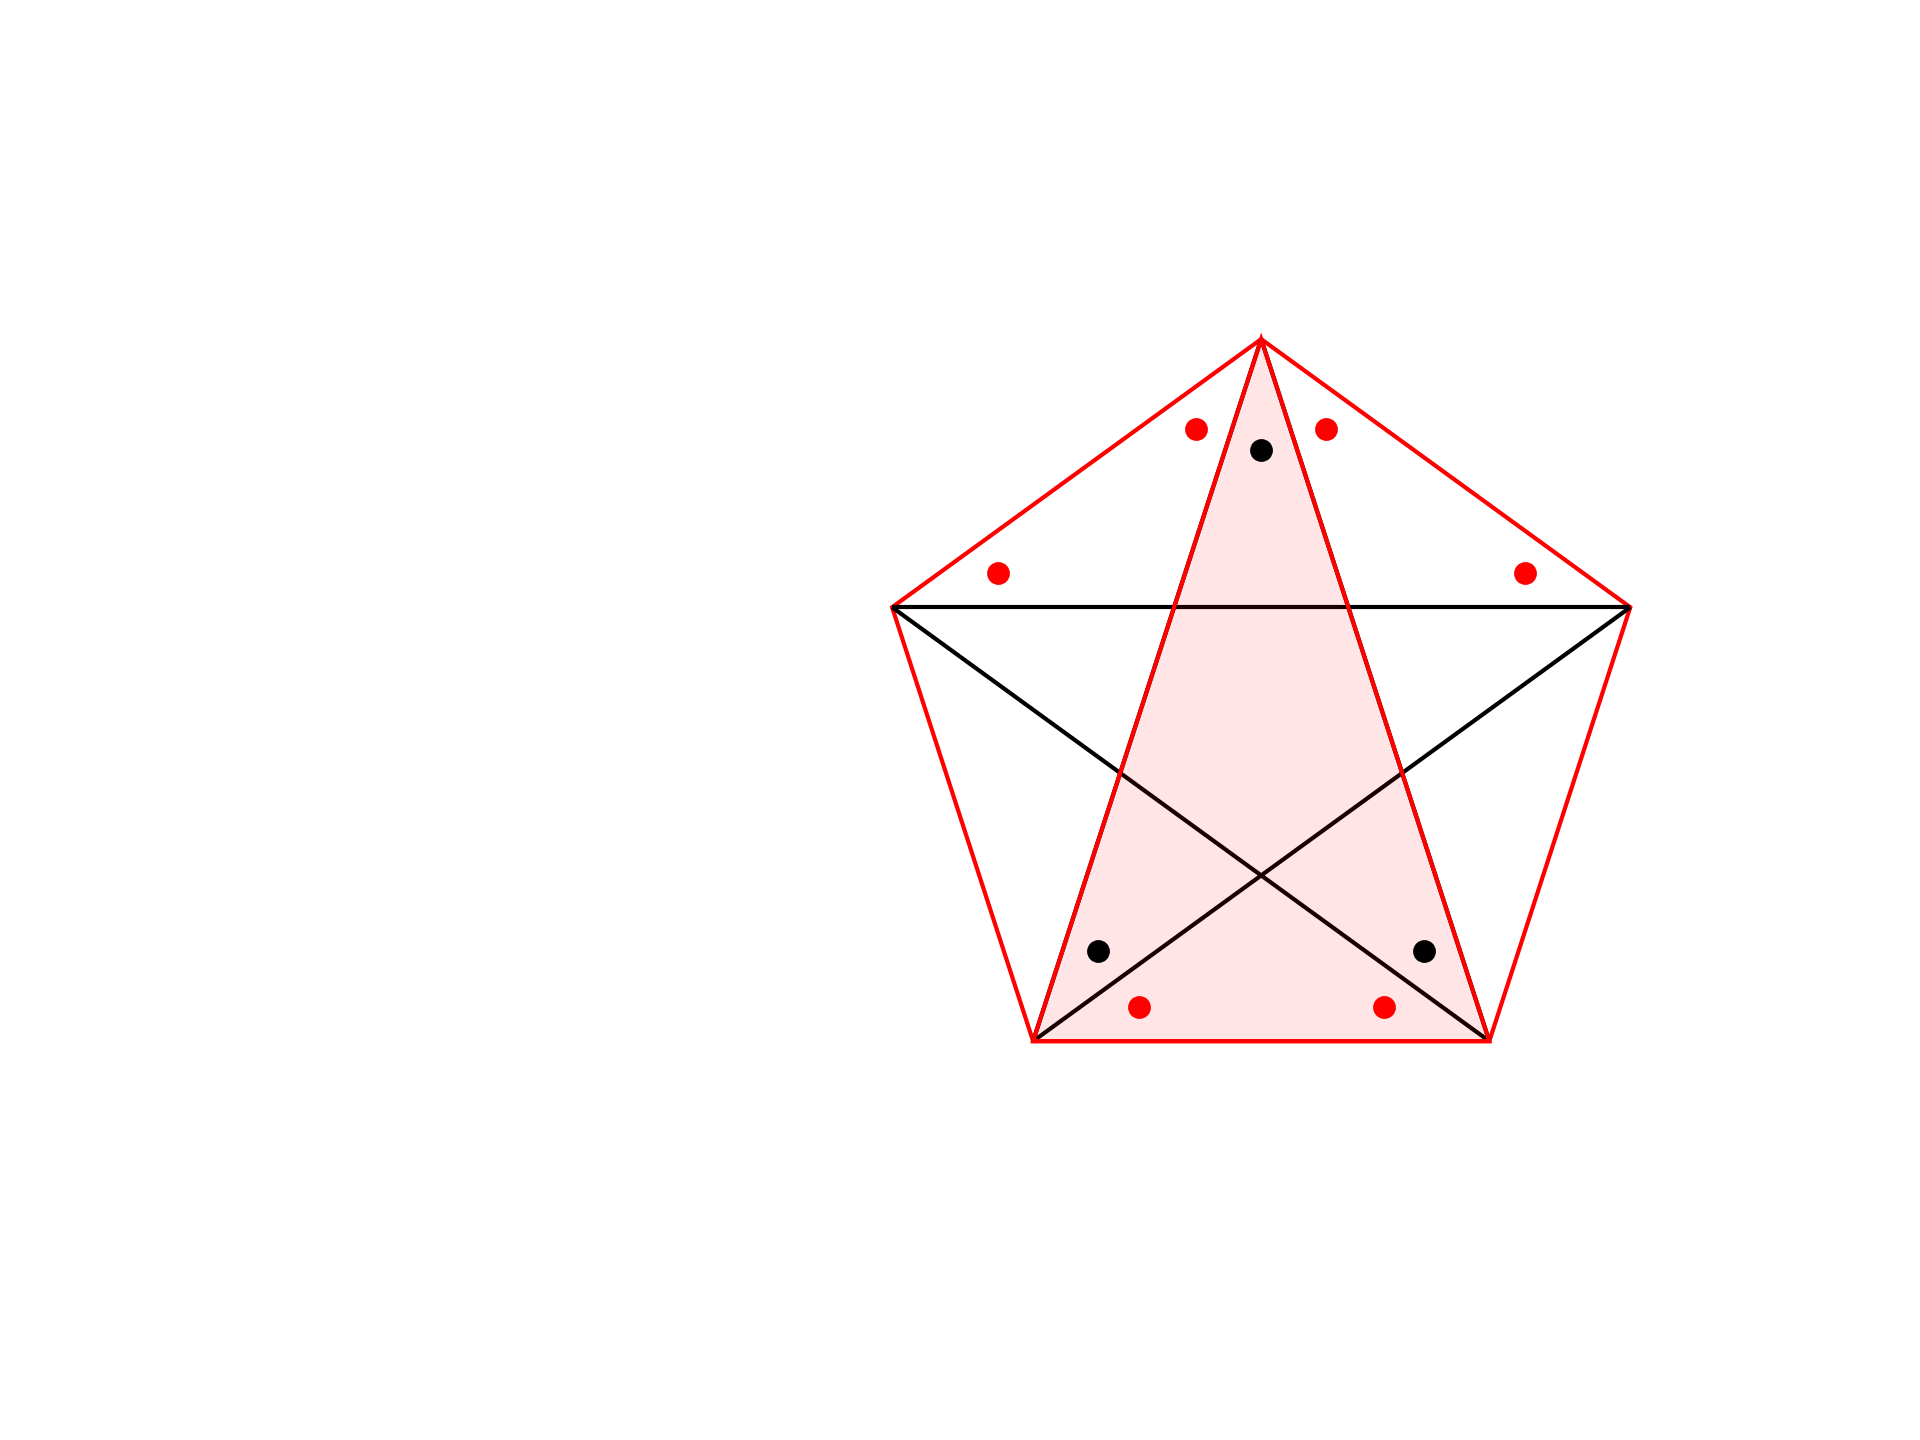

Reproduce this figure in Python.
import matplotlib.pyplot as plt
import numpy as np
import geometry as geo

fig, ax = geo.init()
ax.set(xlim=(-30,100), ylim=(0,100))


Q = geo.Point(60,50)
r = 35

pL = []
for i in range(1,6):
     theta = i*72 + 18
     P = geo.get_point_at_angle_on_circle(
         theta,[Q,r])
     pL.append(P)
A,B,C,D,E = pL

geo.draw_chained_line_segments(ax,pL,ec='r')

pL = pL + [A,B]
for i in range(5):
    geo.dls(ax,[pL[i],pL[i+2]])
    
geo.opg(ax,[A,C,D])
geo.fpg(ax,[A,C,D])

#geo.scp(ax,[A,B,C,D,E])

aL = [[B,A,C],[A,B,E],[A,E,B],[D,A,E],
      [E,C,D],[B,D,C]]
geo.mark_angles(ax,aL,d=10,c='r',s=20)

aL = [[C,A,D],[A,C,E],[A,D,B]]
geo.mark_angles(ax,aL,d=10,c='k',s=20)


geo.savefig(plt)
